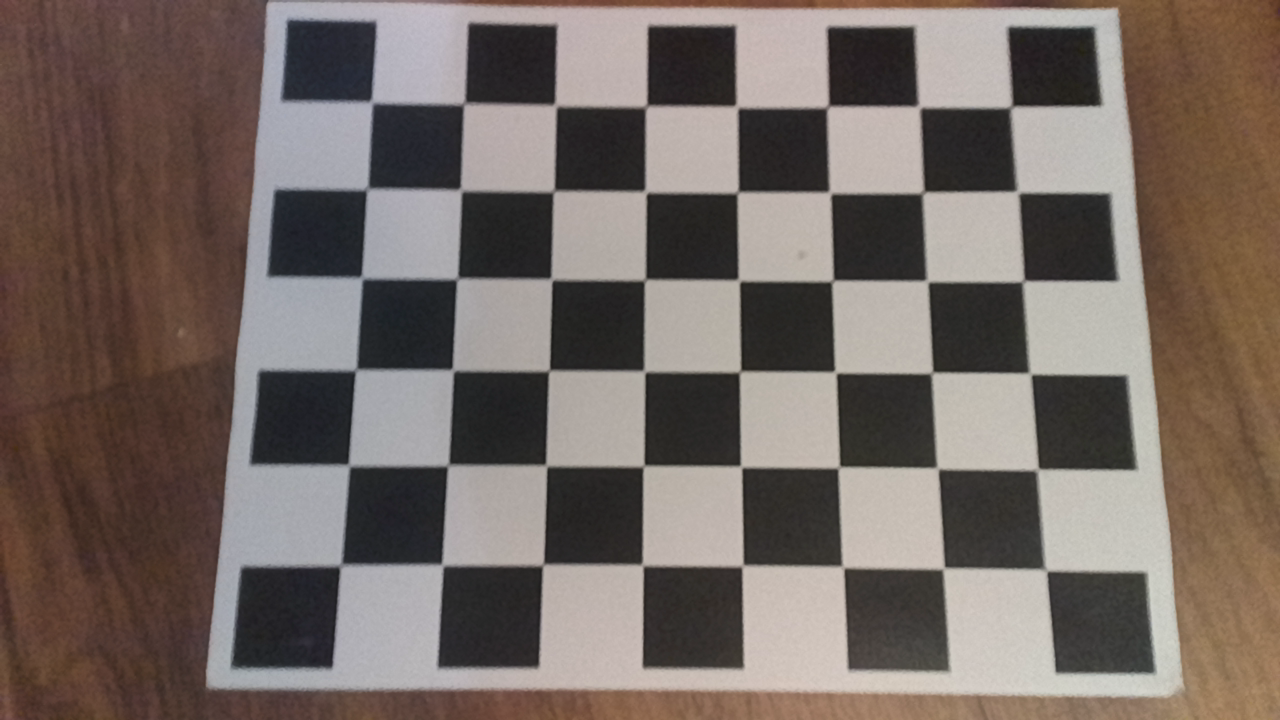
#> input picture opencv_frame_1.png, 1280 x 720 px; its folder holds only this picture in this run
$ jupyter execute --allow-errors '1 - camera_calibration.ipynb'   (shell and % lines are left out)
#> lines starting #> are read from the running program, lines starting #| are printed output that depends on the picture; after the words box and inside, x2 and y2 are one past the last pixel; in counts of white or black regions, pixels touching at a corner belong together
[cell 1]
import numpy as np
import cv2 as cv
import cv2
import glob
import depthai  # depthai - access the camera and its data packets
import blobconverter  # blobconverter - compile and download MyriadX neural network blobs
import pickle

#> (a cell that did not finish here is left out)

#> (a cell that did not finish here is left out)

[cell 4]
# termination criteria
criteria = (cv.TERM_CRITERIA_EPS + cv.TERM_CRITERIA_MAX_ITER, 30, 0.001)
# prepare object points, like (0,0,0), (1,0,0), (2,0,0) ....,(6,5,0)
objp = np.zeros((6*8,3), np.float32)
objp[:,:2] = np.mgrid[0:8,0:6].T.reshape(-1,2)
# Arrays to store object points and image points from all the images.
objpoints = [] # 3d point in real world space
imgpoints = [] # 2d points in image plane.
images = glob.glob('*.png')
for fname in images:
    img = cv.imread(fname)
#> img is the input picture: shape (720, 1280, 3); mean B, G, R 99.2, 105.2, 116.6
    gray = cv.cvtColor(img, cv.COLOR_BGR2GRAY)
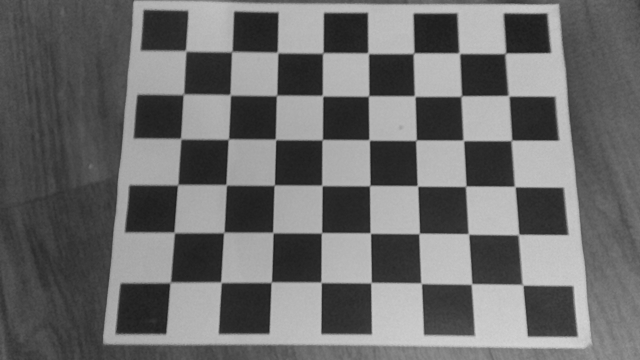
#> gray: shape (720, 1280) (shown at 1/2 size); min 25, max 212, mean 107.9
    # Find the chess board corners
    ret, corners = cv.findChessboardCorners(gray, (8,6), None)
#> ret = True; corners = 48 rows, first 8: [372, 101.5], [462.1, 103.6], [555, 106], [646.1, 106.5], [737, 106.5], [827.5, 107], [918.5, 107.5], [1011, 107]
    # If found, add object points, image points (after refining them)
    if ret == True:
        objpoints.append(objp)
        corners2 = cv.cornerSubPix(gray,corners, (11,11), (-1,-1), criteria)
#> corners2 = 48 rows, first 8: [371.7, 101.9], [464.1, 103.7], [555.5, 105.4], [646.3, 106.2], [736.8, 106.6], [827.7, 106.7], [919.1, 106.8], [1011.3, 106.7]
        imgpoints.append(corners2)
        # Draw and display the corners
        cv.drawChessboardCorners(img, (8,6), corners2, ret)
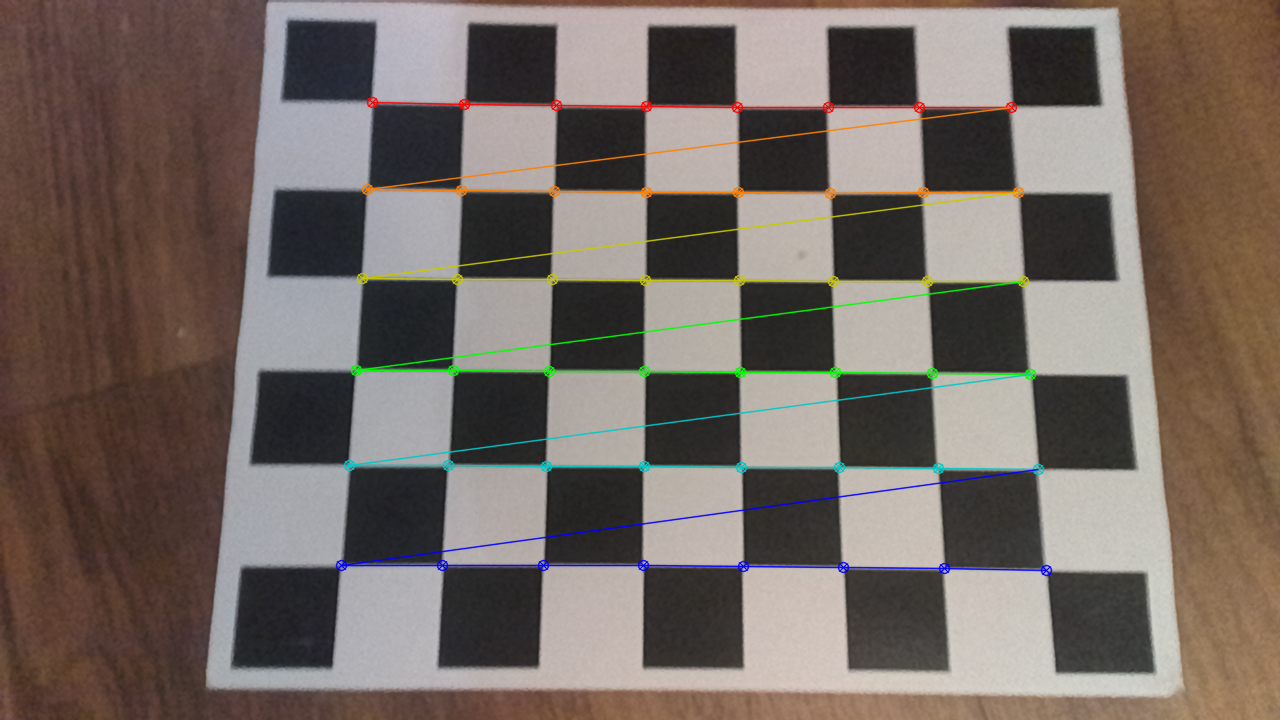
#> img: shape (720, 1280, 3); 2.81% of pixels changed, all inside (x1, y1, x2, y2) = (335, 96, 1053, 577)
        cv.imshow('img', img)
        cv.waitKey(500)
cv.destroyAllWindows()

[cell 5]
ret, mtx, dist, rvecs, tvecs = cv.calibrateCamera(objpoints, imgpoints, gray.shape[::-1], None, None)
#> ret = 0.237; mtx = [[908, 0, 651.7], [0, 908.7, 412], [0, 0, 1]]; dist = [[0.0229, 0.565, 0.00455, -0.00183, -1.52]]; rvecs = ([-0.187, -0.000329, 0.00579],); tvecs = ([-3.06, -3.39, 10.07],)

[cell 6]
#Saving the calibration data to a file.
calibration = {'ret': ret, 'mtx': mtx, 'dist': dist, 'rvecs': rvecs, 'tvecs': tvecs}
#> calibration = {'ret': 0.237, 'mtx': [[908, 0, 651.7], [0, 908.7, 412], [0, 0, 1]], 'dist': [[0.0229, 0.565, 0.00455, -0.00183, -1.52]], 'rvecs': ([-0.187, -0.000329, 0.00579],), 'tvecs': ([-3.06, -3.39, 10.07],)}
with open('calibration.pkl', 'wb') as f:
    pickle.dump(calibration, f)

$ run again, on opencv_frame_3.png
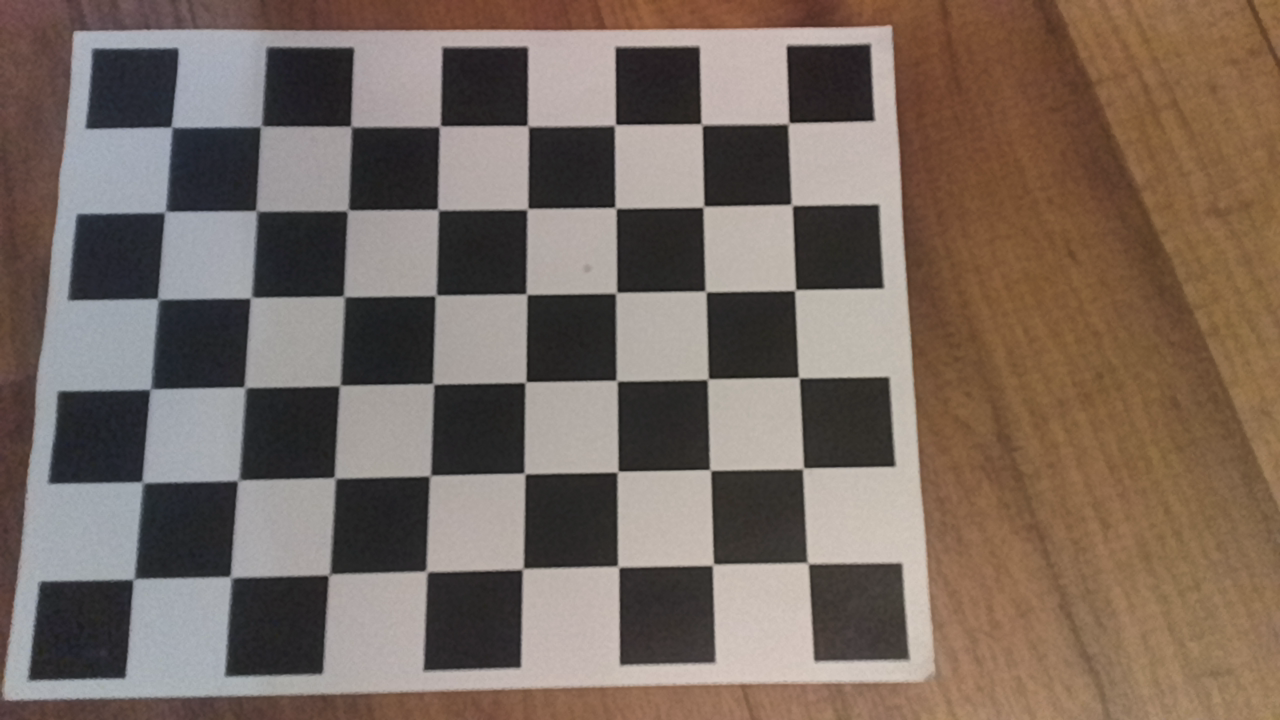
#> input picture opencv_frame_3.png, 1280 x 720 px
#> img is the input picture: shape (720, 1280, 3); mean B, G, R 96.2, 106, 120.8
#> `gray = cv.cvtColor(img, cv.COLOR_BGR2GRAY)`:
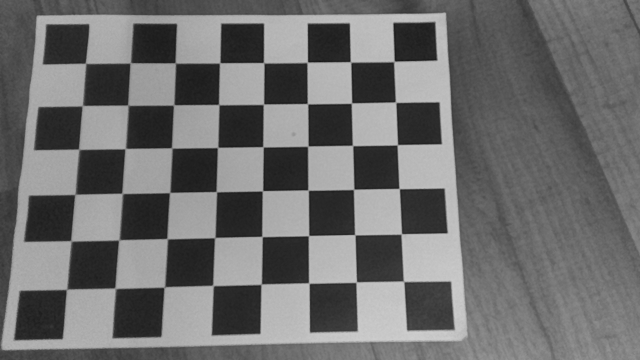
#> gray: shape (720, 1280) (shown at 1/2 size); min 19, max 207, mean 109.3
#> `ret, corners = cv.findChessboardCorners(gray, (8,6), None)`: ret = True; corners = 48 rows, first 8: [170.4, 126.4], [262, 127], [349.7, 125.7], [437.7, 126.8], [526.9, 124.3], [615.8, 123.6], [701.5, 125], [789.6, 122.1]
#> corners2 = 48 rows, first 8: [171.3, 127], [260.9, 126.1], [351, 126.4], [439.9, 126.2], [527.7, 125.9], [615.1, 124.8], [701.6, 124.3], [788.4, 123.3]
#> `cv.drawChessboardCorners(img, (8,6), corners2, ret)`:
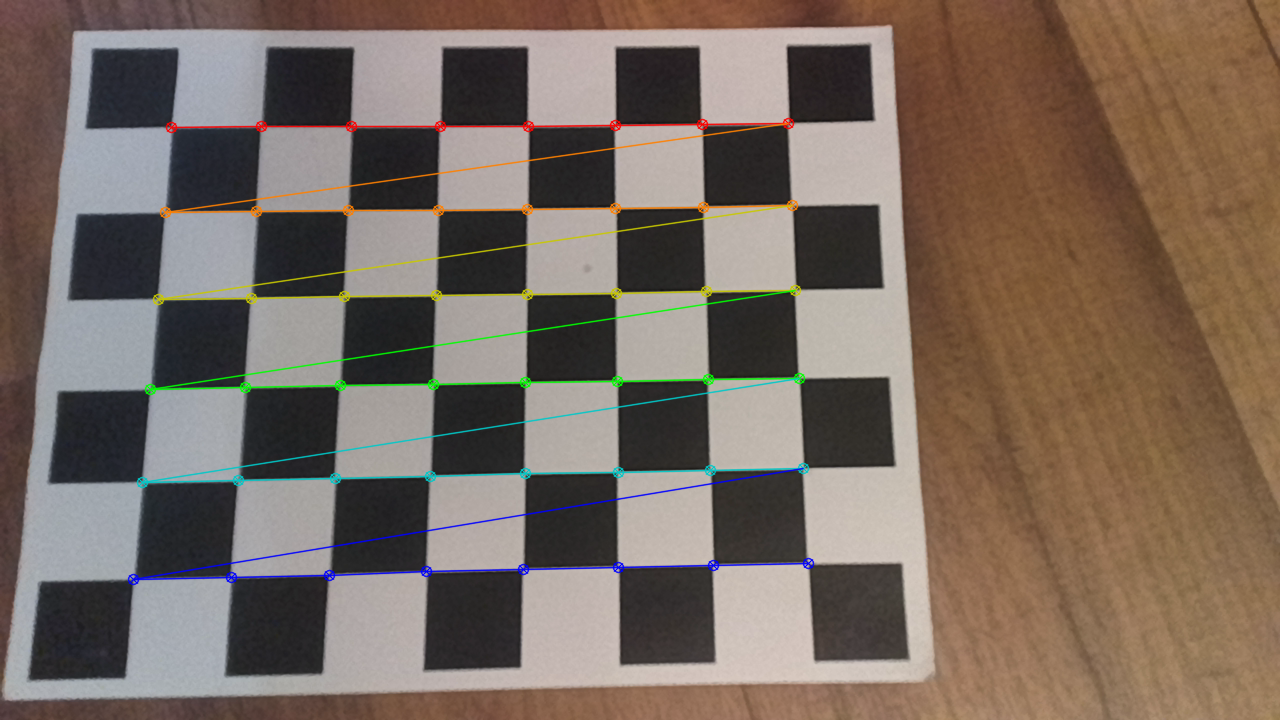
#> img: shape (720, 1280, 3); 2.73% of pixels changed, all inside (x1, y1, x2, y2) = (127, 117, 815, 586)
#> `ret, mtx, dist, rvecs, tvecs = cv.calibrateCamera(objpoints, imgpoints..`: ret = 0.304; mtx = [[1719, 0, 724.8], [0, 1779.9, 348.7], [0, 0, 1]]; dist = [[0.375, -0.648, -0.00216, 0.018, -3.8]]; rvecs = ([-0.348, -0.035, -0.0225],); tvecs = ([-6.27, -2.4, 19.69],)
#> calibration = {'ret': 0.304, 'mtx': [[1719, 0, 724.8], [0, 1779.9, 348.7], [0, 0, 1]], 'dist': [[0.375, -0.648, -0.00216, 0.018, -3.8]], 'rvecs': ([-0.348, -0.035, -0.0225],), 'tvecs': ([-6.27, -2.4, 19.69],)}

$ run again, on opencv_frame_4.png
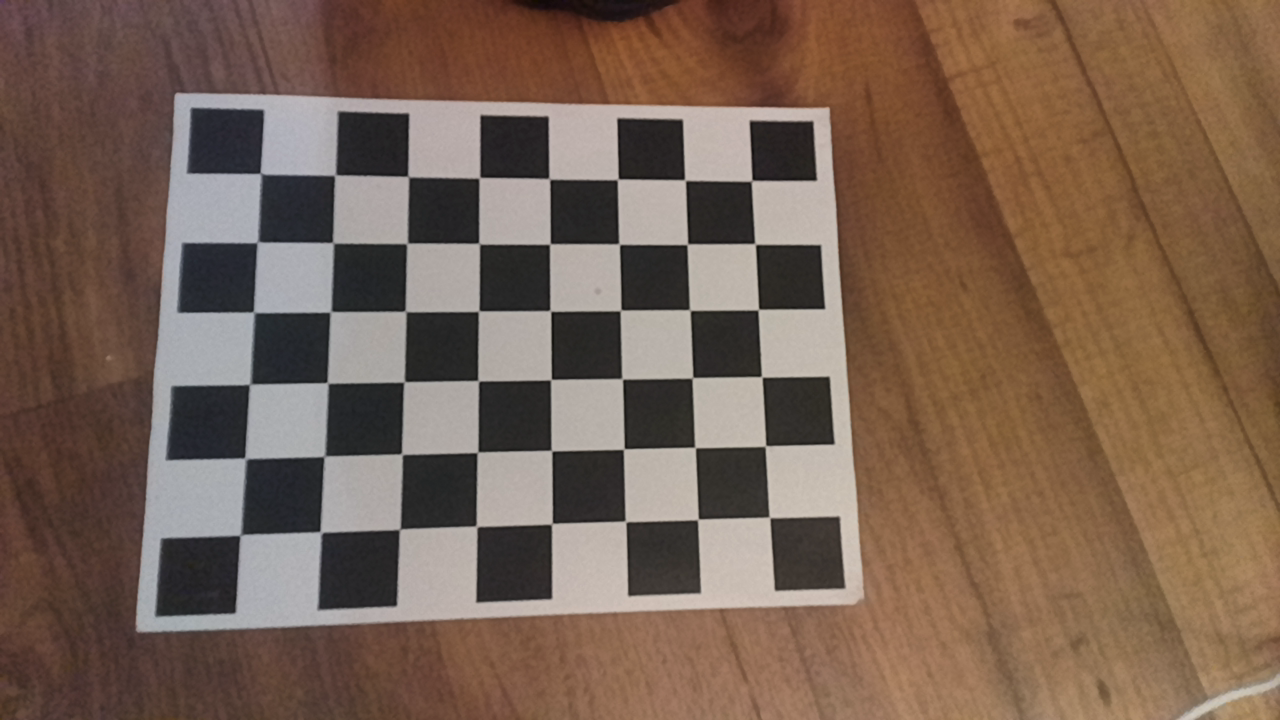
#> input picture opencv_frame_4.png, 1280 x 720 px
#> img is the input picture: shape (720, 1280, 3); mean B, G, R 82.5, 97.6, 120.3
#> `gray = cv.cvtColor(img, cv.COLOR_BGR2GRAY)`:
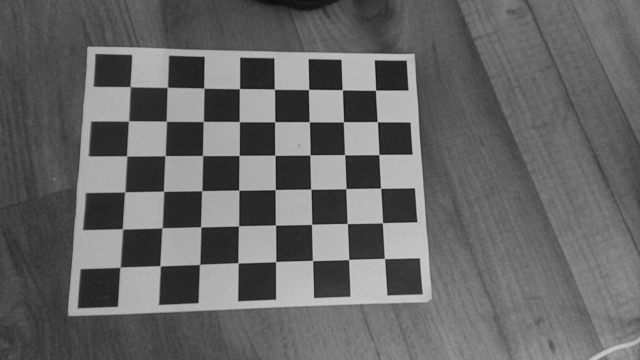
#> gray: shape (720, 1280) (shown at 1/2 size); min 11, max 205, mean 102.7
#> `ret, corners = cv.findChessboardCorners(gray, (8,6), None)`: ret = True; corners = 48 rows, first 8: [260.1, 172.6], [334.1, 175.7], [407.6, 175.9], [480, 177.2], [549.2, 178.5], [617.5, 179.4], [684.3, 179.5], [752.4, 180]
#> corners2 = 48 rows, first 8: [260.6, 173.6], [335.1, 175.1], [408.2, 176.6], [479.4, 177.7], [549.3, 178.9], [617.7, 179.3], [685, 180.1], [751.6, 180.8]
#> `cv.drawChessboardCorners(img, (8,6), corners2, ret)`:
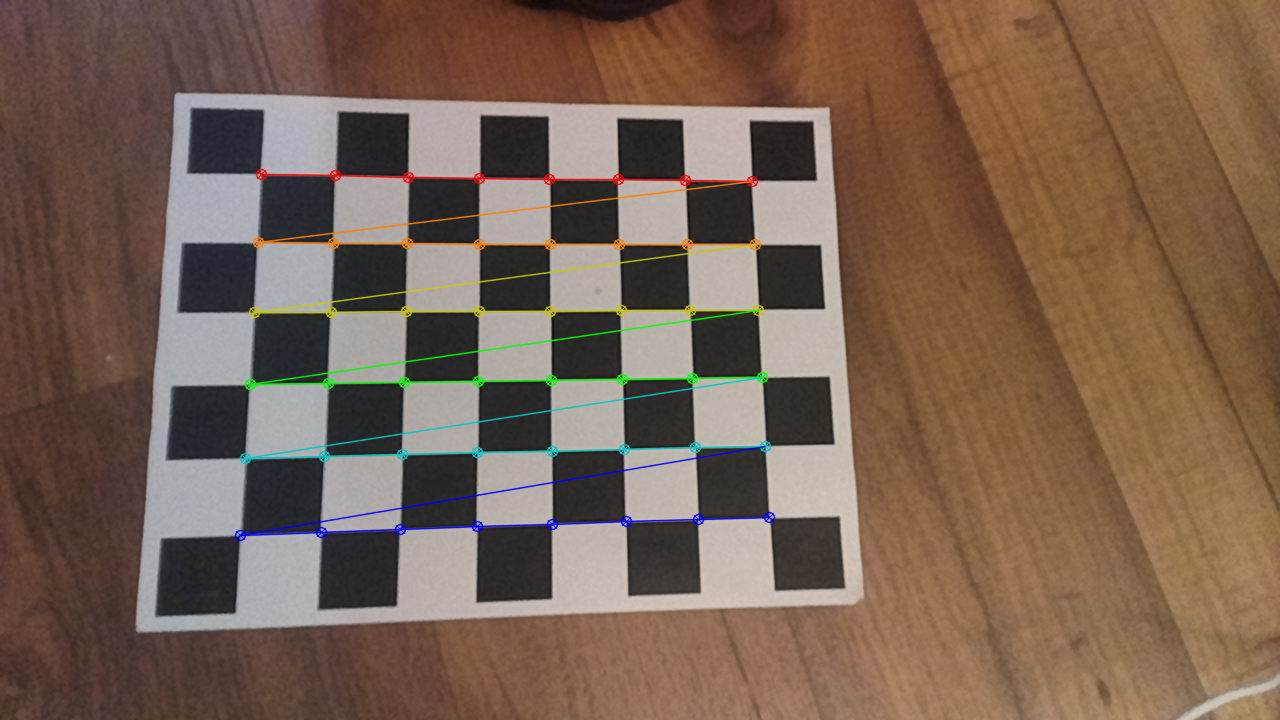
#> img: shape (720, 1280, 3); 2.24% of pixels changed, all inside (x1, y1, x2, y2) = (234, 168, 776, 542)
#> `ret, mtx, dist, rvecs, tvecs = cv.calibrateCamera(objpoints, imgpoints..`: ret = 0.197; mtx = [[1118, 0, 720.3], [0, 1117.6, 343.6], [0, 0, 1]]; dist = [[0.112, 0.216, -0.00294, 0.0141, -1.06]]; rvecs = ([-0.241, -0.134, -0.0267],); tvecs = ([-6.47, -2.36, 15.81],)
#> calibration = {'ret': 0.197, 'mtx': [[1118, 0, 720.3], [0, 1117.6, 343.6], [0, 0, 1]], 'dist': [[0.112, 0.216, -0.00294, 0.0141, -1.06]], 'rvecs': ([-0.241, -0.134, -0.0267],), 'tvecs': ([-6.47, -2.36, 15.81],)}
